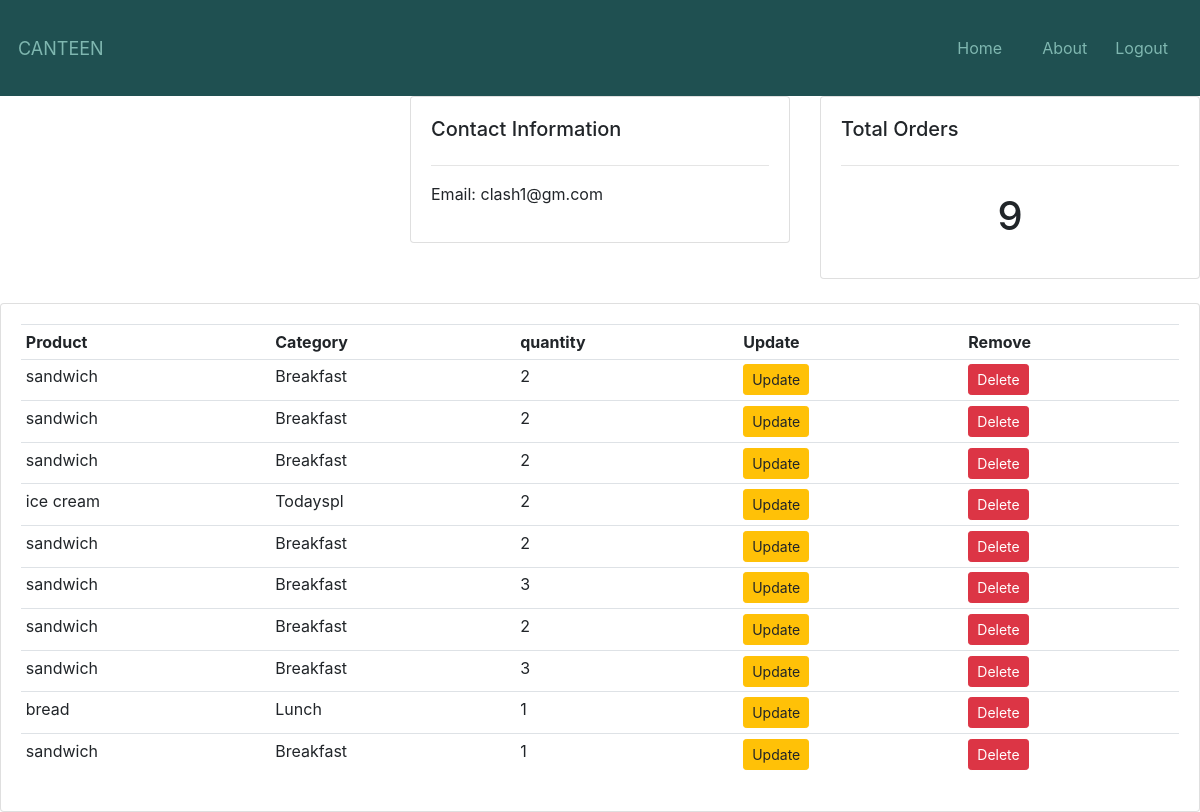
/customer/3/ (signed in), run on an earlier commit of the app's database.
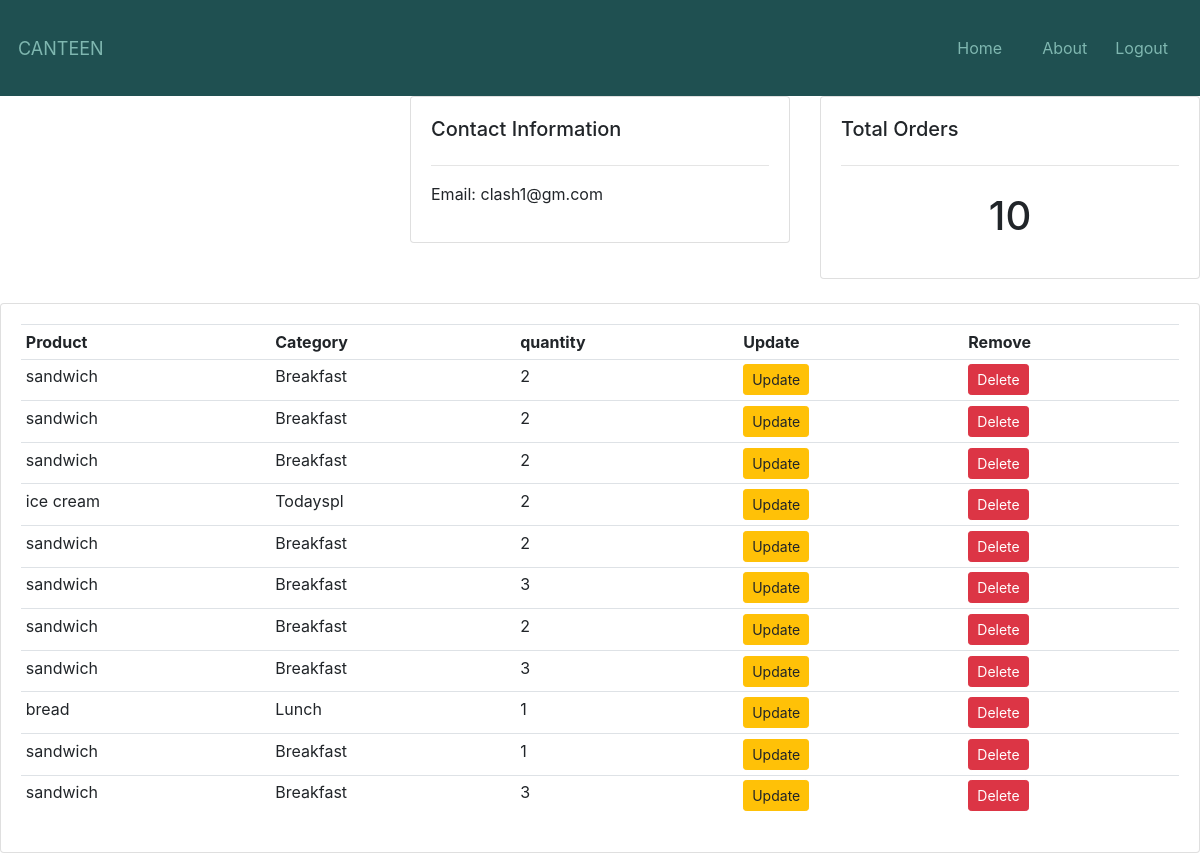
And on a later commit of the database.
### ordering/models.py (models this page shows, shortened)
class cart(models.Model):
    user=models.ForeignKey(Customer,on_delete=models.SET_NULL,null=True,blank=True)
    product=models.ForeignKey(Product,on_delete=models.SET_NULL,null=True,blank=True)
    quantity=models.IntegerField(default=1)
    complete=models.BooleanField(default=False)

class Product(models.Model):
    options=(("Breakfast","Breakfast"),
    ("Lunch","Lunch"),
    ("Todayspl","Todayspl"),)
    name=models.CharField(max_length=100)
    price=models.DecimalField(max_digits=7,decimal_places=2)
    category=models.CharField(max_length=10,choices=options)
    description=models.TextField(max_length=500)
    image=models.ImageField(null=True,blank=True)

### ordering/decorators.py (the view)
    def wrapper_func(request, *args, **kwargs):
        if not request.user.is_staff:
            return redirect('menu')
        else:
            return view_func(request, *args, **kwargs)

### ordering/views.py (called while the page is built)
@admin_only
def customer(request,pk_test):
    customer=Customer.objects.get(id=pk_test)
    orders = customer.customer_order.all()
    order_count=orders.count()
    carts=cart.objects.all()
    context={"customer":customer,"orders":orders,"order_count":order_count,"carts":carts}
    return render(request,"ordering/customer.html",context)

### ordering/templates/ordering/customer.html
{% extends "account/base.html" %}
{% block content %}
<div class="row">
    <div class="col-md">
    </div>
    <div class="col-md">
        <div class="card card-body">
            <h5>Contact Information</h5>
            <hr>
            <p>Email: {{customer.email}} </p>
        </div>
    </div>
    <div class="col-md">
        <div class="card card-body">
            <h5>Total Orders</h5>
            <hr>
            <h1 style="text-align: center;padding: 10px">{{order_count}}</h1>
        </div>
    </div>
</div>
<br>
<div class="row">
    <div class="col-md">
        <div class="card card-body">
            <table class="table table-sm">
                <tr>
                    <th>Product</th>
                    <th>Category</th>
                    <th>quantity</th>
                    <th>Update</th>
                    <th>Remove</th>
                </tr>
                {% for order in orders  %}
                {%for cart in order.products.all %}
                <tr>
                    <td>{{cart.product.name}}</td>
                    <td>{{cart.product.category}}</td>
                    <td>{{cart.quantity}}</td>
                    <td><a class="btn btn-sm btn-warning" href="{% url 'update_order' cart.id %}">Update</a></td>
                    <td><a class="btn btn-sm btn-danger" href="{% url 'delete_order' order.id cart.id %}">Delete</a></td>
                </tr>
                {% endfor %}
                {% endfor %}
            </table>
        </div>
    </div>
</div>
{% endblock %}

What changed in the data, as far as the page shows it:
added cart: product.name "sandwich", product.category "Breakfast", quantity "3"
Also different on the page:
{{ order_count }}: "9" → "10"
